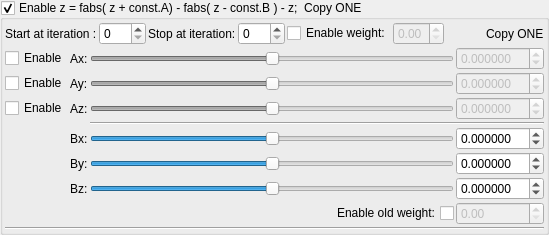
    <widget class="MyGroupBox" name="groupCheck_transform_fabsFormulaAB1_enabled">
     <property name="title">
      <string>Enable z = fabs( z + const.A) - fabs( z - const.B ) - z;  Copy ONE</string>
     </property>
     <property name="checkable">
      <bool>true</bool>
     </property>
     <layout class="QVBoxLayout" name="verticalLayout_18" stretch="0,0,0">
      <property name="spacing">
       <number>2</number>
      </property>
      <property name="leftMargin">
       <number>2</number>
      </property>
      <property name="topMargin">
       <number>2</number>
      </property>
      <property name="rightMargin">
       <number>2</number>
      </property>
      <property name="bottomMargin">
       <number>2</number>
      </property>
      <item>
       <layout class="QGridLayout" name="gridLayout_31">
        <property name="spacing">
         <number>2</number>
        </property>
        <item row="0" column="5">
         <widget class="QCheckBox" name="checkBox_transform_fabsFormulaAB1_weight_enabled">
          <property name="text">
           <string>Enable weight:</string>
          </property>
         </widget>
        </item>
        <item row="0" column="3">
         <widget class="MySpinBox" name="spinboxInt_transform_fabsFormulaAB1_stop_iterations">
          <property name="sizePolicy">
           <sizepolicy hsizetype="Minimum" vsizetype="Maximum">
            <horstretch>0</horstretch>
            <verstretch>0</verstretch>
           </sizepolicy>
          </property>
          <property name="maximum">
           <number>250</number>
          </property>
         </widget>
        </item>
        <item row="0" column="2">
         <widget class="QLabel" name="label_76">
          <property name="text">
           <string>Stop at iteration:</string>
          </property>
         </widget>
        </item>
        <item row="0" column="1">
         <widget class="MySpinBox" name="spinboxInt_transform_fabsFormulaAB1_start_iterations">
          <property name="sizePolicy">
           <sizepolicy hsizetype="Minimum" vsizetype="Maximum">
            <horstretch>0</horstretch>
            <verstretch>0</verstretch>
           </sizepolicy>
          </property>
          <property name="maximum">
           <number>250</number>
          </property>
         </widget>
        </item>
        <item row="0" column="0">
         <widget class="QLabel" name="label_77">
          <property name="text">
           <string>Start at iteration :</string>
          </property>
         </widget>
        </item>
        <item row="0" column="8">
         <widget class="QLabel" name="label_109">
          <property name="text">
           <string>Copy ONE</string>
          </property>
         </widget>
        </item>
        <item row="0" column="6">
         <widget class="MyDoubleSpinBox" name="spinbox_transform_fabsFormulaAB1_weight">
          <property name="enabled">
           <bool>false</bool>
          </property>
          <property name="sizePolicy">
           <sizepolicy hsizetype="Minimum" vsizetype="Maximum">
            <horstretch>0</horstretch>
            <verstretch>0</verstretch>
           </sizepolicy>
          </property>
          <property name="decimals">
           <number>2</number>
          </property>
          <property name="minimum">
           <double>0.000000000000000</double>
          </property>
          <property name="maximum">
           <double>1.000000000000000</double>
          </property>
          <property name="singleStep">
           <double>0.100000000000000</double>
          </property>
         </widget>
        </item>
        <item row="0" column="7">
         <spacer name="horizontalSpacer_16">
          <property name="orientation">
           <enum>Qt::Horizontal</enum>
          </property>
          <property name="sizeHint" stdset="0">
           <size>
            <width>40</width>
            <height>20</height>
           </size>
          </property>
         </spacer>
        </item>
       </layout>
      </item>
      <item>
       <layout class="QGridLayout" name="gridLayout_32">
        <property name="spacing">
         <number>2</number>
        </property>
        <item row="7" column="3">
         <widget class="MyDoubleSpinBox" name="spinbox_transform_fabsFormulaAB1_old_weight">
          <property name="enabled">
           <bool>false</bool>
          </property>
          <property name="sizePolicy">
           <sizepolicy hsizetype="Minimum" vsizetype="Maximum">
            <horstretch>0</horstretch>
            <verstretch>0</verstretch>
           </sizepolicy>
          </property>
          <property name="decimals">
           <number>2</number>
          </property>
          <property name="minimum">
           <double>0.000000000000000</double>
          </property>
          <property name="maximum">
           <double>2.000000000000000</double>
          </property>
          <property name="singleStep">
           <double>0.100000000000000</double>
          </property>
         </widget>
        </item>
        <item row="5" column="2">
         <widget class="QSlider" name="slider3_transform_fabsFormulaAB1B_y">
          <property name="sizePolicy">
           <sizepolicy hsizetype="Expanding" vsizetype="Maximum">
            <horstretch>0</horstretch>
            <verstretch>0</verstretch>
           </sizepolicy>
          </property>
          <property name="minimum">
           <number>-5000000</number>
          </property>
          <property name="maximum">
           <number>5000000</number>
          </property>
          <property name="orientation">
           <enum>Qt::Horizontal</enum>
          </property>
         </widget>
        </item>
        <item row="7" column="2">
         <widget class="QCheckBox" name="checkBox_transform_fabsFormulaAB1_old_weight_enabled">
          <property name="layoutDirection">
           <enum>Qt::RightToLeft</enum>
          </property>
          <property name="text">
           <string>Enable old weight:</string>
          </property>
         </widget>
        </item>
        <item row="6" column="3">
         <widget class="MyDoubleSpinBox" name="spinbox3_transform_fabsFormulaAB1B_z">
          <property name="sizePolicy">
           <sizepolicy hsizetype="Minimum" vsizetype="Maximum">
            <horstretch>0</horstretch>
            <verstretch>0</verstretch>
           </sizepolicy>
          </property>
          <property name="decimals">
           <number>6</number>
          </property>
          <property name="minimum">
           <double>-99.989999999999995</double>
          </property>
          <property name="maximum">
           <double>99.989999999999995</double>
          </property>
          <property name="singleStep">
           <double>0.100000000000000</double>
          </property>
         </widget>
        </item>
        <item row="6" column="1">
         <widget class="QLabel" name="label_106">
          <property name="text">
           <string>Bz:</string>
          </property>
         </widget>
        </item>
        <item row="5" column="3">
         <widget class="MyDoubleSpinBox" name="spinbox3_transform_fabsFormulaAB1B_y">
          <property name="sizePolicy">
           <sizepolicy hsizetype="Minimum" vsizetype="Maximum">
            <horstretch>0</horstretch>
            <verstretch>0</verstretch>
           </sizepolicy>
          </property>
          <property name="decimals">
           <number>6</number>
          </property>
          <property name="minimum">
           <double>-99.989999999999995</double>
          </property>
          <property name="maximum">
           <double>99.989999999999995</double>
          </property>
          <property name="singleStep">
           <double>0.100000000000000</double>
          </property>
         </widget>
        </item>
        <item row="2" column="2">
         <widget class="QSlider" name="slider3_transform_fabsFormulaAB1A_z">
          <property name="enabled">
           <bool>false</bool>
          </property>
          <property name="sizePolicy">
           <sizepolicy hsizetype="Expanding" vsizetype="Maximum">
            <horstretch>0</horstretch>
            <verstretch>0</verstretch>
           </sizepolicy>
          </property>
          <property name="minimum">
           <number>-5000000</number>
          </property>
          <property name="maximum">
           <number>5000000</number>
          </property>
          <property name="orientation">
           <enum>Qt::Horizontal</enum>
          </property>
         </widget>
        </item>
        <item row="1" column="1">
         <widget class="QLabel" name="label_78">
          <property name="text">
           <string>Ay:</string>
          </property>
         </widget>
        </item>
        <item row="0" column="1">
         <widget class="QLabel" name="label_79">
          <property name="text">
           <string>Ax:</string>
          </property>
         </widget>
        </item>
        <item row="2" column="1">
         <widget class="QLabel" name="label_80">
          <property name="text">
           <string>Az:</string>
          </property>
         </widget>
        </item>
        <item row="0" column="2">
         <widget class="QSlider" name="slider3_transform_fabsFormulaAB1A_x">
          <property name="enabled">
           <bool>false</bool>
          </property>
          <property name="sizePolicy">
           <sizepolicy hsizetype="Expanding" vsizetype="Maximum">
            <horstretch>0</horstretch>
            <verstretch>0</verstretch>
           </sizepolicy>
          </property>
          <property name="minimum">
           <number>-5000000</number>
          </property>
          <property name="maximum">
           <number>5000000</number>
          </property>
          <property name="value">
           <number>0</number>
          </property>
          <property name="sliderPosition">
           <number>0</number>
          </property>
          <property name="orientation">
           <enum>Qt::Horizontal</enum>
          </property>
         </widget>
        </item>
        <item row="0" column="0">
         <widget class="QCheckBox" name="checkBox_transform_fabsFormulaAB1_enabled_x">
          <property name="text">
           <string>Enable</string>
          </property>
         </widget>
        </item>
        <item row="0" column="3">
         <widget class="MyDoubleSpinBox" name="spinbox3_transform_fabsFormulaAB1A_x">
          <property name="enabled">
           <bool>false</bool>
          </property>
          <property name="sizePolicy">
           <sizepolicy hsizetype="Minimum" vsizetype="Maximum">
            <horstretch>0</horstretch>
            <verstretch>0</verstretch>
           </sizepolicy>
          </property>
          <property name="prefix">
           <string/>
          </property>
          <property name="decimals">
           <number>6</number>
          </property>
          <property name="minimum">
           <double>-99.989999999999995</double>
          </property>
          <property name="singleStep">
           <double>0.100000000000000</double>
          </property>
         </widget>
        </item>
        <item row="1" column="0">
         <widget class="QCheckBox" name="checkBox_transform_fabsFormulaAB1_enabled_y">
          <property name="text">
           <string>Enable</string>
          </property>
         </widget>
        </item>
        <item row="1" column="2">
         <widget class="QSlider" name="slider3_transform_fabsFormulaAB1A_y">
          <property name="enabled">
           <bool>false</bool>
          </property>
          <property name="sizePolicy">
           <sizepolicy hsizetype="Expanding" vsizetype="Maximum">
            <horstretch>0</horstretch>
            <verstretch>0</verstretch>
           </sizepolicy>
          </property>
          <property name="minimum">
           <number>-5000000</number>
          </property>
          <property name="maximum">
           <number>5000000</number>
          </property>
          <property name="orientation">
           <enum>Qt::Horizontal</enum>
          </property>
         </widget>
        </item>
        <item row="1" column="3">
         <widget class="MyDoubleSpinBox" name="spinbox3_transform_fabsFormulaAB1A_y">
          <property name="enabled">
           <bool>false</bool>
          </property>
          <property name="sizePolicy">
           <sizepolicy hsizetype="Minimum" vsizetype="Maximum">
            <horstretch>0</horstretch>
            <verstretch>0</verstretch>
           </sizepolicy>
          </property>
          <property name="decimals">
           <number>6</number>
          </property>
          <property name="minimum">
           <double>-99.989999999999995</double>
          </property>
          <property name="maximum">
           <double>99.989999999999995</double>
          </property>
          <property name="singleStep">
           <double>0.100000000000000</double>
          </property>
         </widget>
        </item>
        <item row="2" column="0">
         <widget class="QCheckBox" name="checkBox_transform_fabsFormulaAB1_enabled_z">
          <property name="text">
           <string>Enable</string>
          </property>
         </widget>
        </item>
        <item row="5" column="1">
         <widget class="QLabel" name="label_105">
          <property name="text">
           <string>By:</string>
          </property>
         </widget>
        </item>
        <item row="4" column="1">
         <widget class="QLabel" name="label_98">
          <property name="text">
           <string>Bx:</string>
          </property>
         </widget>
        </item>
        <item row="2" column="3">
         <widget class="MyDoubleSpinBox" name="spinbox3_transform_fabsFormulaAB1A_z">
          <property name="enabled">
           <bool>false</bool>
          </property>
          <property name="sizePolicy">
           <sizepolicy hsizetype="Minimum" vsizetype="Maximum">
            <horstretch>0</horstretch>
            <verstretch>0</verstretch>
           </sizepolicy>
          </property>
          <property name="decimals">
           <number>6</number>
          </property>
          <property name="minimum">
           <double>-99.989999999999995</double>
          </property>
          <property name="maximum">
           <double>99.989999999999995</double>
          </property>
          <property name="singleStep">
           <double>0.100000000000000</double>
          </property>
         </widget>
        </item>
        <item row="4" column="2">
         <widget class="QSlider" name="slider3_transform_fabsFormulaAB1B_x">
          <property name="sizePolicy">
           <sizepolicy hsizetype="Expanding" vsizetype="Maximum">
            <horstretch>0</horstretch>
            <verstretch>0</verstretch>
           </sizepolicy>
          </property>
          <property name="minimum">
           <number>-5000000</number>
          </property>
          <property name="maximum">
           <number>5000000</number>
          </property>
          <property name="value">
           <number>0</number>
          </property>
          <property name="sliderPosition">
           <number>0</number>
          </property>
          <property name="orientation">
           <enum>Qt::Horizontal</enum>
          </property>
         </widget>
        </item>
        <item row="4" column="3">
         <widget class="MyDoubleSpinBox" name="spinbox3_transform_fabsFormulaAB1B_x">
          <property name="sizePolicy">
           <sizepolicy hsizetype="Minimum" vsizetype="Maximum">
            <horstretch>0</horstretch>
            <verstretch>0</verstretch>
           </sizepolicy>
          </property>
          <property name="prefix">
           <string/>
          </property>
          <property name="decimals">
           <number>6</number>
          </property>
          <property name="minimum">
           <double>-99.989999999999995</double>
          </property>
          <property name="singleStep">
           <double>0.100000000000000</double>
          </property>
         </widget>
        </item>
        <item row="6" column="2">
         <widget class="QSlider" name="slider3_transform_fabsFormulaAB1B_z">
          <property name="sizePolicy">
           <sizepolicy hsizetype="Expanding" vsizetype="Maximum">
            <horstretch>0</horstretch>
            <verstretch>0</verstretch>
           </sizepolicy>
          </property>
          <property name="minimum">
           <number>-5000000</number>
          </property>
          <property name="maximum">
           <number>5000000</number>
          </property>
          <property name="orientation">
           <enum>Qt::Horizontal</enum>
          </property>
         </widget>
        </item>
        <item row="3" column="2" colspan="2">
         <widget class="Line" name="line_21">
          <property name="orientation">
           <enum>Qt::Horizontal</enum>
          </property>
         </widget>
        </item>
       </layout>
      </item>
      <item>
       <widget class="Line" name="line_2">
        <property name="orientation">
         <enum>Qt::Horizontal</enum>
        </property>
       </widget>
      </item>
     </layout>
    </widget>
